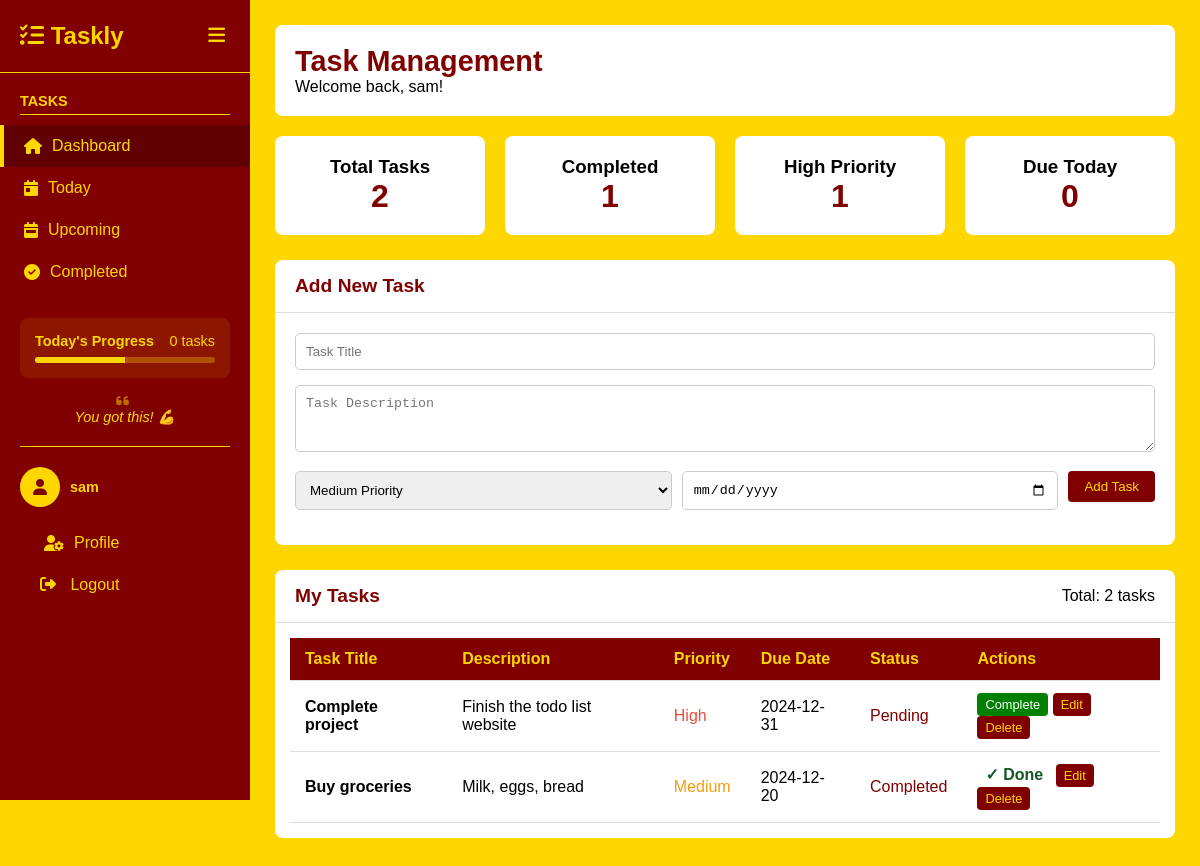
Screenshot of /user.php (signed in) with the database file from the repository.
### tables this page shows
CREATE TABLE `tasks` (
  `id` int(11) NOT NULL,
  `user_id` int(11) NOT NULL,
  `task_title` varchar(255) NOT NULL,
  `task_description` text DEFAULT NULL,
  `status` enum('pending','in progress','completed') DEFAULT 'pending',
  `priority` enum('low','medium','high') DEFAULT 'medium',
  `due_date` date DEFAULT NULL,
  `created_at` timestamp NOT NULL DEFAULT current_timestamp(),
  `updated_at` timestamp NOT NULL DEFAULT current_timestamp() ON UPDATE current_timestamp()
);

### user.php (the view, shortened to what this page needs)
<?php
require_once 'connect.php';
$user_id = $_SESSION['user_id'];
$total_tasks = $con->query("SELECT COUNT(*) as count FROM tasks WHERE user_id = $user_id")->fetch_assoc()['count'];
$completed_tasks = $con->query("SELECT COUNT(*) as count FROM tasks WHERE user_id = $user_id AND status = 'completed'")->fetch_assoc()['count'];
$high_priority = $con->query("SELECT COUNT(*) as count FROM tasks WHERE user_id = $user_id AND priority = 'high'")->fetch_assoc()['count'];
$today_tasks = $con->query("SELECT COUNT(*) as count FROM tasks WHERE user_id = $user_id AND due_date = CURDATE()")->fetch_assoc()['count'];
$tasks = $con->query("SELECT * FROM tasks WHERE user_id = $user_id ORDER BY
    CASE priority
        WHEN 'high' THEN 1
        WHEN 'medium' THEN 2
        WHEN 'low' THEN 3
    END, due_date ASC");
?>
<!DOCTYPE html>
<html>
<head>
    <link rel="stylesheet" href="https://cdnjs.cloudflare.com/ajax/libs/font-awesome/6.4.0/css/all.min.css">
</head>
<body>
    <div class="sidebar" id="sidebar">
        <div class="logo">
            <h1><i class="fas fa-tasks"></i> Taskly</h1>
            <button class="toggle-btn" onclick="toggleSidebar()">
                <i class="fas fa-bars"></i>
            </button>
        </div>
        <div class="sidebar-section">
            <h3>Tasks</h3>
            <ul class="nav-menu">
                <li><a href="user.php" class="active">
                    <i class="fas fa-home"></i>
                    <span class="nav-text">Dashboard</span>
                </a></li>
                <li><a href="today.php">
                    <i class="fas fa-calendar-day"></i>
                    <span class="nav-text">Today</span>
                </a></li>
                <li><a href="upcoming.php">
                    <i class="fas fa-calendar-week"></i>
                    <span class="nav-text">Upcoming</span>
                </a></li>
                <li><a href="completed.php">
                    <i class="fas fa-check-circle"></i>
                    <span class="nav-text">Completed</span>
                </a></li>
            </ul>
        </div>
        <div class="sidebar-extras">
            <div class="progress-card">
                <div class="progress-text">
                    <strong>Today's Progress</strong>
                    <span><?php echo $today_tasks; ?> tasks</span>
                </div>
                <div class="progress-bar">
                    <div class="progress-fill" style="width: <?php echo $total_tasks > 0 ? ($completed_tasks/$total_tasks)*100 : 0; ?>%"></div>
                </div>
            </div>
            <div class="motivation">
                <i class="fas fa-quote-left"></i>
                <p>You got this! 💪</p>
            </div>
        </div>
        <div class="sidebar-user">
            <div class="user-info">
                <div class="user-avatar">
                    <i class="fas fa-user"></i>
                </div>
                <div class="user-details">
                    <strong><?php echo $_SESSION['username']; ?></strong>
                </div>
            </div>
            <ul class="nav-menu">
                <li><a href="profile.php">
                    <i class="fas fa-user-cog"></i>
                    <span class="nav-text">Profile</span>
                </a></li>
                <li>
                    <form method="POST" action="logout.php" style="display: inline;">
                        <button type="submit" style="background: none; border: none; color: #FFD700; cursor: pointer; width: 100%; text-align: left; padding: 12px 20px; font-size: 1rem;" onclick="return confirm('Are you sure you want to logout?')">
                            <i class="fas fa-sign-out-alt"></i>
                            <span class="nav-text">Logout</span>
                        </button>
                    </form>
                </li>
            </ul>
        </div>
    </div>
    <div class="main-content">
        <div class="header">
            <h1>Task Management</h1>
            <p>Welcome back, <?php echo $_SESSION['username']; ?>!</p>
        </div>
        <div class="stats-cards">
            <div class="stat-card">
                <h3>Total Tasks</h3>
                <div class="stat-number"><?php echo $total_tasks; ?></div>
            </div>
            <div class="stat-card">
                <h3>Completed</h3>
                <div class="stat-number"><?php echo $completed_tasks; ?></div>
            </div>
            <div class="stat-card">
                <h3>High Priority</h3>
                <div class="stat-number"><?php echo $high_priority; ?></div>
            </div>
            <div class="stat-card">
                <h3>Due Today</h3>
                <div class="stat-number"><?php echo $today_tasks; ?></div>
            </div>
        </div>
        <div class="content-box">
            <div class="box-header">
                <h2>Add New Task</h2>
            </div>
            <div class="task-form">
                <form method="POST" action="">
                    <div class="form-group">
                        <input type="text" name="task_title" class="form-control" placeholder="Task Title" required>
                    </div>
                    <div class="form-group">
                        <textarea name="task_description" class="form-control" placeholder="Task Description" rows="3"></textarea>
                    </div>
                    <div class="form-row">
                        <div class="form-group" style="flex: 1;">
                            <select name="priority" class="form-control">
                                <option value="medium" selected>Medium Priority</option>
                            </select>
                        </div>
                        <div class="form-group" style="flex: 1;">
                            <input type="date" name="due_date" class="form-control">
                        </div>
                        <div class="form-group">
                            <button type="submit" name="add_task" class="btn btn-primary">Add Task</button>
                        </div>
                    </div>
                </form>
            </div>
        </div>
<div class="content-box">
    <div class="box-header">
        <h2>My Tasks</h2>
        <div class="box-actions">
            <span>Total: <?php echo $total_tasks; ?> tasks</span>
        </div>
    </div>
    <div class="table-container">
        <?php if ($tasks->num_rows > 0): ?>
            <table>
                <thead>
                    <tr>
                        <th>Task Title</th>
                        <th>Description</th>
                        <th>Priority</th>
                        <th>Due Date</th>
                        <th>Status</th>
                        <th>Actions</th>
                    </tr>
                </thead>
                <tbody>
                    <?php while ($task = $tasks->fetch_assoc()): ?>
                        <tr>
                            <td><strong><?php echo htmlspecialchars($task['task_title']); ?></strong></td>
                            <td><?php echo htmlspecialchars($task['task_description']); ?></td>
                            <td>
                                <span style="color:
                                    <?php echo $task['priority'] == 'high'
                                        ? '#e74c3c'
                                        : ($task['priority'] == 'medium'
                                            ? '#f39c12'
                                            : '#27ae60'); ?>">
                                    <?php echo ucfirst($task['priority']); ?>
                                </span>
                            </td>
                            <td><?php echo $task['due_date'] ? $task['due_date'] : 'No date'; ?></td>
                            <td>
                                <span style="color: #800000;">
                                    <?php echo ucfirst($task['status']); ?>
                                </span>
                            </td>
                            <td>
                                <div class="action-buttons">
                                    <?php if ($task['status'] != 'completed'): ?>
                                        <a
                                            href="update_task.php?id=<?php echo $task['id']; ?>&status=completed"
                                            class="btn btn-success btn-sm"
                                        >
                                            Complete
                                        </a>
                                    <?php else: ?>
                                        <span style="color: #155724; font-weight: bold; padding: 4px 8px;">✓ Done</span>
                                    <?php endif; ?>
                                    <a
                                        href="edit_task.php?id=<?php echo $task['id']; ?>"
                                        class="btn btn-primary btn-sm"
                                    >
                                        Edit
                                    </a>
                                    <a
                                        href="delete_task.php?id=<?php echo $task['id']; ?>"
                                        class="btn btn-primary btn-sm"
                                        onclick="return confirm('Delete this task?')"
                                    >
                                        Delete
                                    </a>
                                </div>
                            </td>
                        </tr>
                    <?php endwhile; ?>
                </tbody>
            </table>
        <?php endif; ?>
    </div>
</div>
</body>
</html>

### user.php (style rules this page uses)
* { margin: 0; padding: 0; box-sizing: border-box; }
body { font-family: Arial, sans-serif; background-color: #FFD700; display: flex; min-height: 100vh; overflow-x: hidden; }
.sidebar { width: 250px; background: #800000; color: #FFD700; height: 100vh; padding: 20px 0; position: fixed; left: 0; top: 0; transition: width 0.3s ease; overflow-x: hidden; z-index: 1000; }
.logo { padding: 0 20px 20px; border-bottom: 1px solid #FFD700; margin-bottom: 20px; display: flex; justify-content: space-between; align-items: center; }
.logo h1 { font-size: 1.5rem; }
.toggle-btn { background: none; border: none; color: #FFD700; cursor: pointer; font-size: 1.2rem; padding: 5px; }
.nav-menu { list-style: none; }
.nav-menu li { padding: 0; }
.nav-menu a { display: flex; align-items: center; padding: 12px 20px; color: #FFD700; text-decoration: none; border-left: 4px solid transparent; transition: all 0.3s ease; }
.nav-text { margin-left: 10px; }
.nav-menu a:hover, .nav-menu a.active { background: #600000; border-left-color: #FFD700; }
.sidebar-section { margin-bottom: 25px; }
.sidebar-section h3 { color: #FFD700; font-size: 0.9rem; text-transform: uppercase; margin: 0 20px 10px; padding-bottom: 5px; border-bottom: 1px solid #FFD700; }
.sidebar-extras { padding: 0 20px; margin-bottom: 20px; }
.progress-card { background: rgba(255, 215, 0, 0.1); padding: 15px; border-radius: 8px; margin-bottom: 15px; }
.progress-text { display: flex; justify-content: space-between; margin-bottom: 8px; font-size: 0.9rem; }
.progress-text strong { color: #FFD700; }
.progress-text span { color: #FFD700; }
.progress-bar { background: rgba(255, 215, 0, 0.3); height: 6px; border-radius: 3px; overflow: hidden; }
.progress-fill { background: #FFD700; height: 100%; transition: width 0.3s ease; }
.motivation { text-align: center; color: #FFD700; font-style: italic; font-size: 0.9rem; }
.motivation i { opacity: 0.5; margin-right: 5px; }
.sidebar-user { border-top: 1px solid #FFD700; padding-top: 20px; margin: 0 20px; }
.user-info { display: flex; align-items: center; margin-bottom: 15px; }
.user-avatar { width: 40px; height: 40px; background: #FFD700; color: #800000; border-radius: 50%; display: flex; align-items: center; justify-content: center; margin-right: 10px; }
.user-details strong { display: block; color: #FFD700; font-size: 0.9rem; }
.main-content { flex: 1; padding: 25px; margin-left: 250px; transition: margin-left 0.3s ease; min-height: 100vh; }
.header { background: white; padding: 20px; border-radius: 8px; margin-bottom: 20px; }
.header h1 { color: #800000; font-size: 1.8rem; }
.stats-cards { display: grid; grid-template-columns: repeat(auto-fit, minmax(180px, 1fr)); gap: 20px; margin-bottom: 25px; }
.stat-card { background: white; padding: 20px; border-radius: 8px; text-align: center; }
.stat-number { font-size: 2rem; font-weight: bold; color: #800000; }
.content-box { background: white; border-radius: 8px; margin-bottom: 25px; overflow: hidden; }
.box-header { padding: 15px 20px; border-bottom: 1px solid #ddd; display: flex; justify-content: space-between; align-items: center; flex-wrap: wrap; gap: 10px; }
.box-header h2 { color: #800000; font-size: 1.2rem; }
.task-form { padding: 20px; }
.form-group { margin-bottom: 15px; }
.form-row { display: flex; flex-wrap: wrap; gap: 10px; }
.form-control { width: 100%; padding: 10px; border: 1px solid #ccc; border-radius: 5px; }
.table-container { overflow-x: auto; padding: 15px; }
table { width: 100%; border-collapse: collapse; min-width: 700px; }
th, td { padding: 12px 15px; border-bottom: 1px solid #ddd; }
th { background: #800000; color: #FFD700; text-align: left; }
.btn { padding: 8px 16px; border: none; border-radius: 4px; cursor: pointer; text-decoration: none; display: inline-block; }
.btn-primary { background: #800000; color: #FFD700; }
.btn-success { background: #008000; color: #fff; }
.btn-sm { padding: 4px 8px; font-size: 0.8rem; }

### rows the page displays
tasks: task_title "Complete project", task_description "Finish the todo list website", priority "High", due_date "2024-12-31", status "Pending"
tasks: task_title "Buy groceries", task_description "Milk, eggs, bread", priority "Medium", due_date "2024-12-20", status "Completed", shows "✓ Done"

### other values shown
$today_tasks "0"
$_SESSION['username'] "sam"
$total_tasks "2"
$completed_tasks "1"
$high_priority "1"
